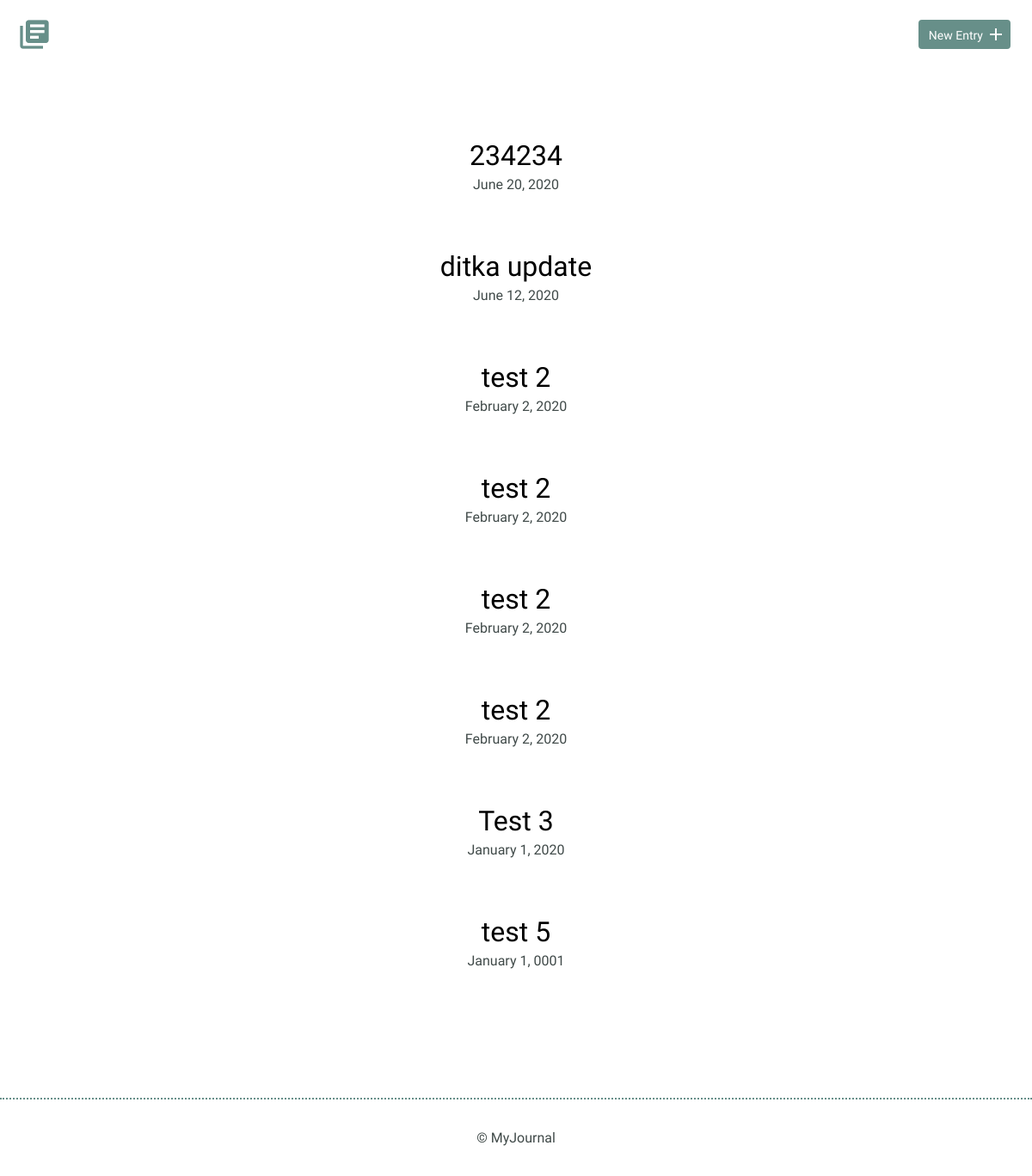
Before: / with the older database file.
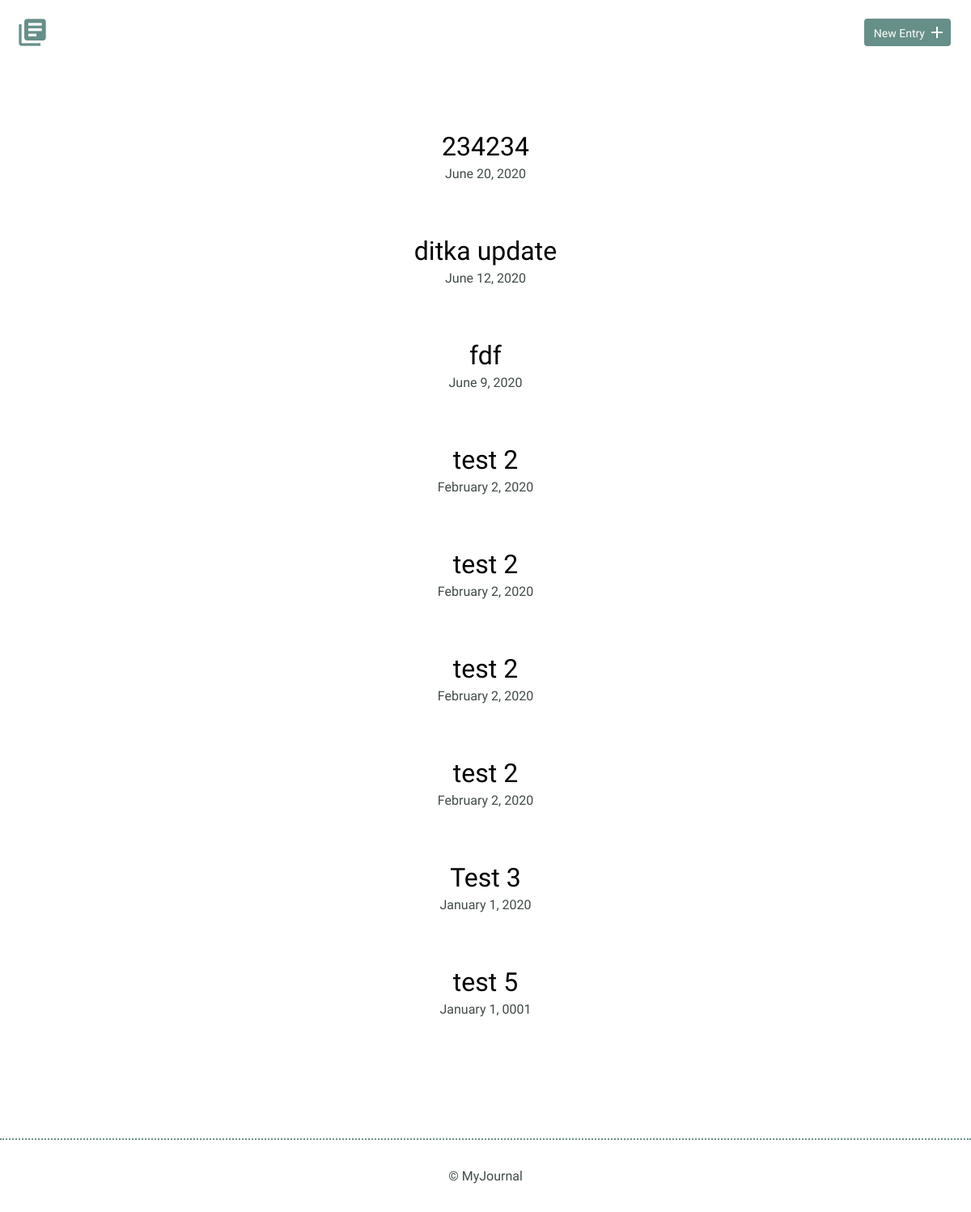
After: the same page with the newer database file.
### tables this page shows
CREATE TABLE "entries" (
	`id`	INTEGER,
	`title`	TEXT,
	`date`	TEXT,
	`time_spent`	INTEGER,
	`learned`	BLOB,
	`resources`	BLOB,
	PRIMARY KEY(`id`)
);

### inc/functions.php (called while the page is built, shortened)
<?php
function getEntries() {
    include 'connection.php';
    try {
        $sql = "SELECT id, title, date FROM entries ORDER BY date DESC";
        $results = $db->query($sql);
    } catch (Exception $e) {
        echo 'error: ' . $e->getMessage();
    }
    return $results->fetchAll(PDO::FETCH_ASSOC);
}

### index.php (the view, shortened to what this page needs)
<?php
include 'inc/functions.php';
?>
<html>
    <head>
        <link rel="stylesheet" href="css/normalize.css">
        <link rel="stylesheet" href="css/site.css">
    </head>
    <body>
        <header>
            <div class="container">
                <div class="site-header">
                    <a class="logo" href="index.php"><i class="material-icons">library_books</i></a>
                    <a class="button icon-right" href="new.php"><span>New Entry</span> <i class="material-icons">add</i></a>
                </div>
            </div>
        </header>
        <section>
            <div class="container">
                <div class="entry-list">
                    <?php
                    $entries = getEntries();
                    foreach($entries as $entry) {
                    $timestamp = strtotime($entry['date']);
                    $formatted_time = date('F j, Y', $timestamp);
                    echo "<article>";
                    echo "<h2><a href=\"detail.html?id={$entry['id']}\">{$entry['title']}</a></h2>";
                    echo "<time datetime=\"{$entry['date']}\">$formatted_time</time>";
                    echo "</article>";
                    }
                    ?>
                </div>
            </div>
        </section>
        <footer>
            <div>
                &copy; MyJournal
            </div>
        </footer>
    </body>
</html>

### css/site.css (style rules this page uses)
body { font-size: 16px; color: #404a49; font-family: 'Cousine', serif; font-weight: 400; }
.container { margin: 0 auto; padding: 0 25px; }
header .site-header { margin: 0 auto; height: 95px; }
header .logo i { color: #678f89; margin: 20px 0 0 -5px; float: left; font-size: 40px; }
header .button { float: right; margin: 33px 0 0 0; }
footer { text-align: center; padding: 35px 0; border-top: 2px dotted #678f89; }
.button { padding: 8px 10px 6px 10px; background: #678f89; border: 2px solid #678f89; border-radius: 4px; text-decoration: none; color: #FFF; position: relative; text-align: center; font-size: 14px; }
.button.icon-right { padding-right: 30px; top: -10px; }
.button.icon-right i { position: absolute; top: 3px; right: 3px; }
h1, h2, h3 { margin: 0; font-weight: 400; line-height: 1em; color: #000; }
h2 { font-size: 32px; }
h2 a { text-decoration: none; color: #000; }
.entry-list, .edit-entry, .new-entry { max-width: 800px; margin: 0 auto; padding: 70px 0 150px 0; }
.entry-list article { margin-bottom: 70px; text-align: center; }
.entry-list article:last-child { margin-bottom: 0; }
.entry-list article h2 { margin-bottom: 8px; }

Changed rows visible on the page:
added entries: title "fdf", date "June 9, 2020"
